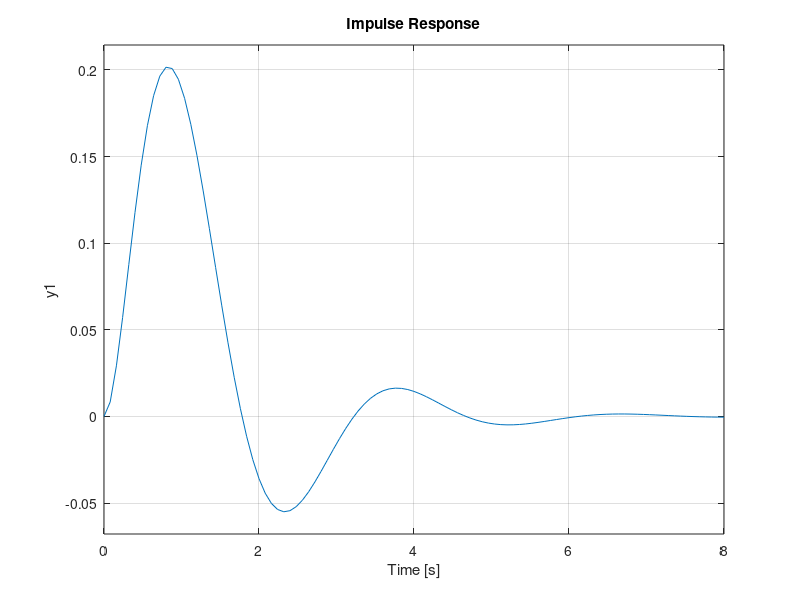

Write the MATLAB code that produced this figure.
num_con = 3;
den_con = [1 3];
sys_con = ss(tf(num_con, den_con));

num_pro = 1;
den_pro = [1 2 5];
sys_pro = ss(tf(num_pro, den_pro));

open_loop = series(sys_con, sys_pro);
closed_loop = feedback(open_loop, 1)

% Impulse response
impulse(closed_loop);